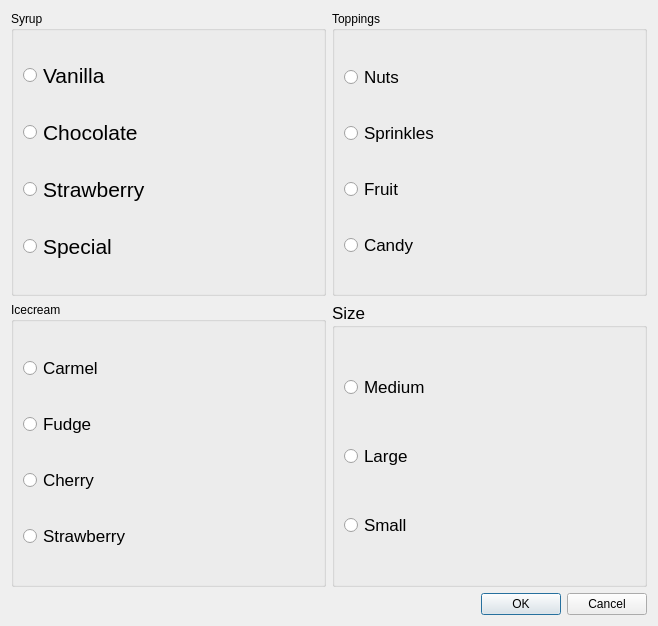
<?xml version="1.0" encoding="UTF-8"?>
<ui version="4.0">
 <class>Dialog</class>
 <widget class="QDialog" name="Dialog">
  <property name="geometry">
   <rect>
    <x>0</x>
    <y>0</y>
    <width>658</width>
    <height>626</height>
   </rect>
  </property>
  <property name="windowTitle">
   <string>Dialog</string>
  </property>
  <layout class="QVBoxLayout" name="verticalLayout_5">
   <item>
    <layout class="QGridLayout" name="gridLayout">
     <item row="0" column="0">
      <widget class="QGroupBox" name="groupBoxSyrup">
       <property name="title">
        <string>Syrup</string>
       </property>
       <layout class="QHBoxLayout" name="horizontalLayout_3">
        <item>
         <layout class="QVBoxLayout" name="verticalLayout_3">
          <item>
           <widget class="QRadioButton" name="radioButton_9">
            <property name="font">
             <font>
              <pointsize>16</pointsize>
             </font>
            </property>
            <property name="text">
             <string>Vanilla</string>
            </property>
           </widget>
          </item>
          <item>
           <widget class="QRadioButton" name="radioButton_10">
            <property name="font">
             <font>
              <pointsize>16</pointsize>
             </font>
            </property>
            <property name="text">
             <string>Chocolate</string>
            </property>
           </widget>
          </item>
          <item>
           <widget class="QRadioButton" name="radioButton_11">
            <property name="font">
             <font>
              <pointsize>16</pointsize>
             </font>
            </property>
            <property name="text">
             <string>Strawberry</string>
            </property>
           </widget>
          </item>
          <item>
           <widget class="QRadioButton" name="radioButton_12">
            <property name="font">
             <font>
              <pointsize>16</pointsize>
             </font>
            </property>
            <property name="text">
             <string>Special</string>
            </property>
           </widget>
          </item>
         </layout>
        </item>
       </layout>
      </widget>
     </item>
     <item row="0" column="1">
      <widget class="QGroupBox" name="groupBoxToppings">
       <property name="title">
        <string>Toppings</string>
       </property>
       <layout class="QHBoxLayout" name="horizontalLayout_2">
        <item>
         <layout class="QVBoxLayout" name="verticalLayout_2">
          <item>
           <widget class="QRadioButton" name="radioButton_5">
            <property name="font">
             <font>
              <pointsize>13</pointsize>
             </font>
            </property>
            <property name="text">
             <string>Nuts</string>
            </property>
           </widget>
          </item>
          <item>
           <widget class="QRadioButton" name="radioButton_6">
            <property name="font">
             <font>
              <pointsize>13</pointsize>
             </font>
            </property>
            <property name="text">
             <string>Sprinkles</string>
            </property>
           </widget>
          </item>
          <item>
           <widget class="QRadioButton" name="radioButton_7">
            <property name="font">
             <font>
              <pointsize>13</pointsize>
             </font>
            </property>
            <property name="text">
             <string>Fruit</string>
            </property>
           </widget>
          </item>
          <item>
           <widget class="QRadioButton" name="radioButton_8">
            <property name="font">
             <font>
              <pointsize>13</pointsize>
             </font>
            </property>
            <property name="text">
             <string>Candy</string>
            </property>
           </widget>
          </item>
         </layout>
        </item>
       </layout>
      </widget>
     </item>
     <item row="1" column="0">
      <widget class="QGroupBox" name="groupBoxIceCream">
       <property name="title">
        <string>Icecream</string>
       </property>
       <layout class="QHBoxLayout" name="horizontalLayout">
        <item>
         <layout class="QVBoxLayout" name="verticalLayout">
          <item>
           <widget class="QRadioButton" name="radioButton">
            <property name="font">
             <font>
              <pointsize>13</pointsize>
             </font>
            </property>
            <property name="text">
             <string>Carmel</string>
            </property>
           </widget>
          </item>
          <item>
           <widget class="QRadioButton" name="radioButton_2">
            <property name="font">
             <font>
              <pointsize>13</pointsize>
             </font>
            </property>
            <property name="text">
             <string>Fudge</string>
            </property>
           </widget>
          </item>
          <item>
           <widget class="QRadioButton" name="radioButton_3">
            <property name="font">
             <font>
              <pointsize>13</pointsize>
             </font>
            </property>
            <property name="text">
             <string>Cherry</string>
            </property>
           </widget>
          </item>
          <item>
           <widget class="QRadioButton" name="radioButton_4">
            <property name="font">
             <font>
              <pointsize>13</pointsize>
             </font>
            </property>
            <property name="text">
             <string>Strawberry</string>
            </property>
           </widget>
          </item>
         </layout>
        </item>
       </layout>
      </widget>
     </item>
     <item row="1" column="1">
      <widget class="QGroupBox" name="groupBoxSize">
       <property name="font">
        <font>
         <pointsize>13</pointsize>
        </font>
       </property>
       <property name="title">
        <string>Size</string>
       </property>
       <layout class="QHBoxLayout" name="horizontalLayout_4">
        <item>
         <layout class="QVBoxLayout" name="verticalLayout_4">
          <item>
           <widget class="QRadioButton" name="radioButton_13">
            <property name="font">
             <font>
              <pointsize>13</pointsize>
             </font>
            </property>
            <property name="text">
             <string>Medium</string>
            </property>
           </widget>
          </item>
          <item>
           <widget class="QRadioButton" name="radioButton_14">
            <property name="font">
             <font>
              <pointsize>13</pointsize>
             </font>
            </property>
            <property name="text">
             <string>Large</string>
            </property>
           </widget>
          </item>
          <item>
           <widget class="QRadioButton" name="radioButton_15">
            <property name="font">
             <font>
              <pointsize>13</pointsize>
             </font>
            </property>
            <property name="text">
             <string>Small</string>
            </property>
           </widget>
          </item>
         </layout>
        </item>
       </layout>
      </widget>
     </item>
    </layout>
   </item>
   <item>
    <layout class="QHBoxLayout" name="horizontalLayout_5">
     <item>
      <spacer name="horizontalSpacer">
       <property name="orientation">
        <enum>Qt::Horizontal</enum>
       </property>
       <property name="sizeHint" stdset="0">
        <size>
         <width>40</width>
         <height>20</height>
        </size>
       </property>
      </spacer>
     </item>
     <item>
      <widget class="QPushButton" name="btnOK">
       <property name="text">
        <string>OK</string>
       </property>
      </widget>
     </item>
     <item>
      <widget class="QPushButton" name="btnCancel">
       <property name="text">
        <string>Cancel</string>
       </property>
      </widget>
     </item>
    </layout>
   </item>
  </layout>
 </widget>
 <resources/>
 <connections/>
</ui>
